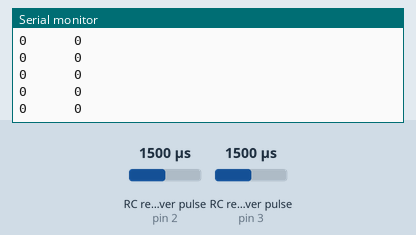
Simulated run of this sketch. Board: Arduino Uno, built with avr-gcc and run on an emulated ATmega328P. Shown: the last lines printed to the serial monitor. Wiring (inferred from the names in the program): 2 × RC receiver channel: data pin 2 / data pin 3. Inputs (shaded band) come from the test bench; at power-on: RC receiver pulse (sensors on pin 2, pin 3) 1500 µs.

Above: at 1.2 s.
1.3 s: RC receiver pulse (sensor on pin 2) set to 1020 µs
At 2.3 s:
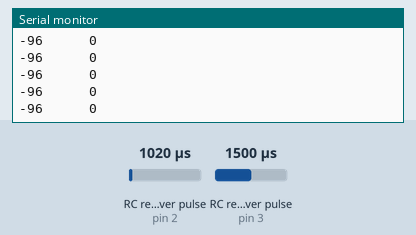
2.8 s: RC receiver pulse (sensor on pin 3) set to 1020 µs
At 3.8 s:
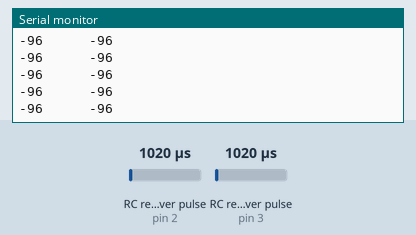
4.3 s: RC receiver pulse (sensor on pin 2) set to 1250 µs
At 5.4 s:
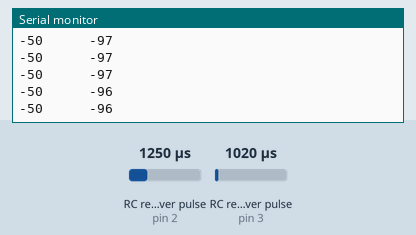
5.8 s: RC receiver pulse (sensor on pin 3) set to 1250 µs
At 6.9 s:
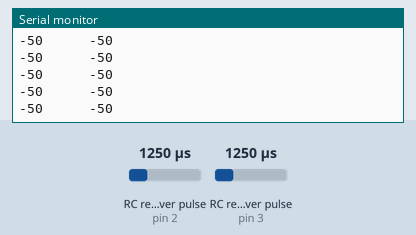
Timing chart, 0 to 8.3 s (numbered marks = the images above; inputs shaded):
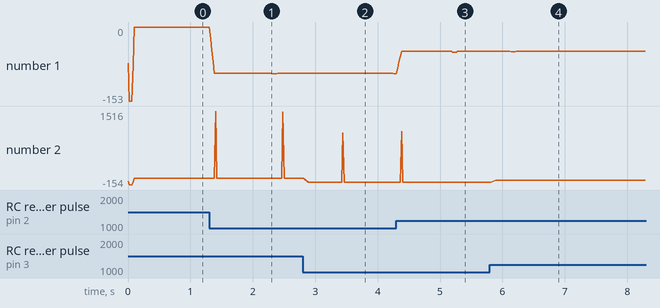

The sketch:

Scorpion_control.ino
```cpp
#define throttlePin 2
#define steeringPin 3
volatile unsigned long timer_startT, timer_startS;
volatile int last_interrupt_timeT, last_interrupt_timeS; //calcSignal is the interrupt handler
volatile int throttleVal;
volatile int steeringVal;

int t1, t2, t3, t4;
int s1, s2, s3, s4;

void setup()
{
  timer_startS = 0;
  timer_startT = 0;
  attachInterrupt(digitalPinToInterrupt(throttlePin), calcSignalT, CHANGE);
  attachInterrupt(digitalPinToInterrupt(steeringPin), calcSignalS, CHANGE);
  Serial.begin(115200);
}

void loop()
{
 throttleVal = smoothT(map(throttleVal, 1000,2000,-100, 100));
 steeringVal = smoothS(map(steeringVal, 1000,2000,-100, 100));

  Serial.print(throttleVal);
  Serial.print("      ");
  Serial.println(steeringVal);
  delay(20);
}


void calcSignalT()
{
  last_interrupt_timeT = micros();
  if (digitalRead(throttlePin) == HIGH)
  {
    timer_startT = micros();
  }
  else
  {
    if (timer_startT != 0)
    {
      throttleVal = ((volatile int)micros() - timer_startT);
      timer_startT = 0;
    }
  }
}
void calcSignalS()
{
  last_interrupt_timeS = micros();
  if (digitalRead(steeringPin) == HIGH)
  {
    timer_startS = micros();
  }
  else
  {
    if (timer_startS != 0)
    {
      steeringVal = ((volatile int)micros() - timer_startS);
      timer_startS = 0;
    }
  }
}

int smoothS(int newData)
{
  s4 = s3;
  s3 = s2;
  s2 = s1;
  s1 = newData;
  return ((s1+s2+s3+s4) / 4);
}
int smoothT(int newData)
{
  t4 = t3;
  t3 = t2;
  t2 = t1;
  t1 = newData;
  return ((t1+t2+t3+t4) / 4);
}
```

Measured:
- after the input at 1.3 s, the serial monitor: prints a new line at once (image 1)
- after the input at 2.8 s, the serial monitor: prints a new line at once (image 2)
- after the input at 4.3 s, the serial monitor: prints a new line at once (image 3)
- after the input at 5.8 s, the serial monitor: prints a new line at once (image 4)
- plotted number 1: 0 → -96 after the input at 1.3 s, -97 → -50 after the input at 4.3 s
